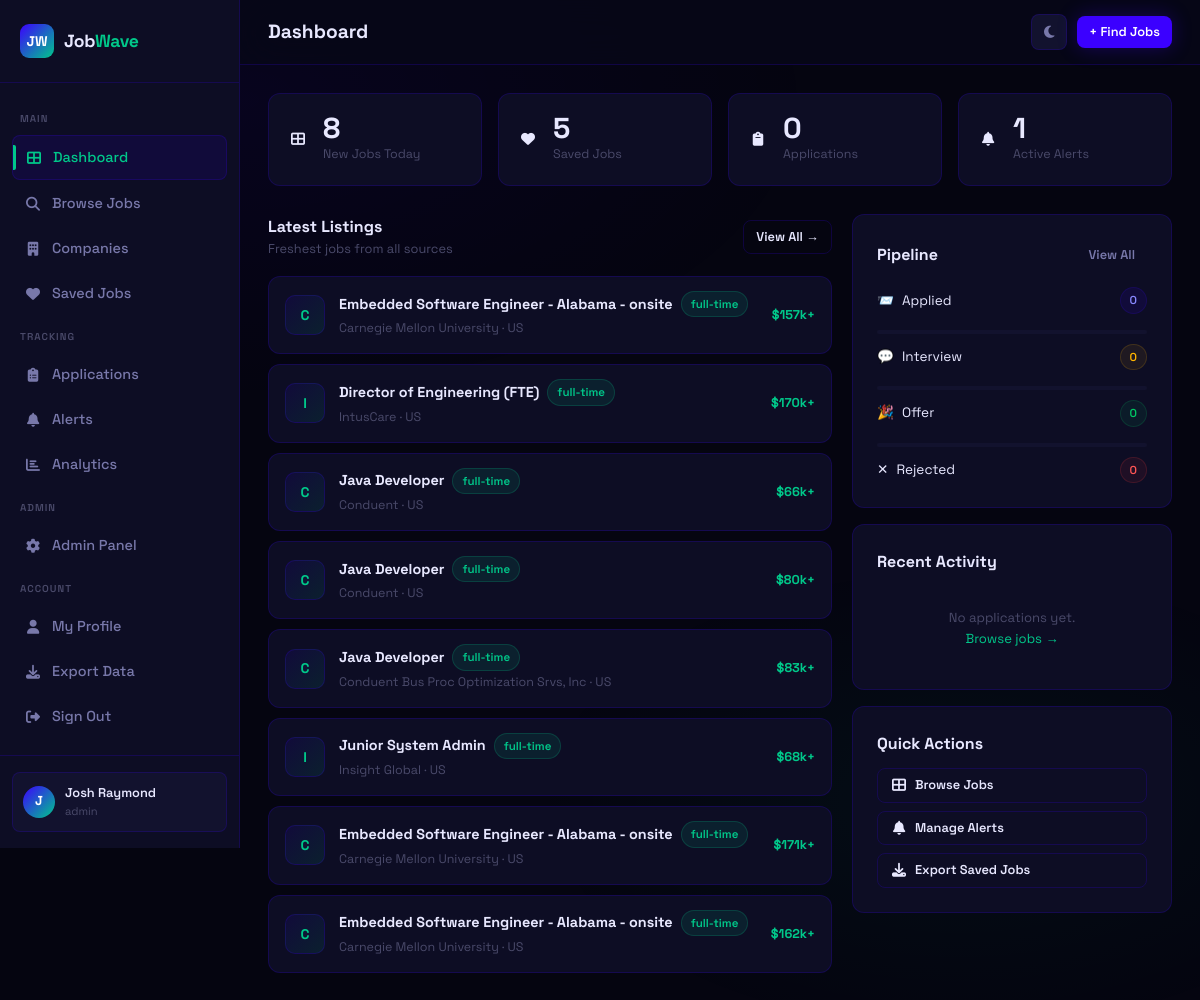
The page /dashboard (signed in) on the database its author committed.
### app.py (models this page shows, shortened)
class User(db.Model):
    id = db.Column(db.Integer, primary_key=True)
    name = db.Column(db.String(120), nullable=False)
    email = db.Column(db.String(120), unique=True, nullable=False)
    password_hash = db.Column(db.String(256), nullable=False)
    role = db.Column(db.String(20), default='user')
    created_at = db.Column(db.DateTime, default=datetime.utcnow)
    is_active = db.Column(db.Boolean, default=True)
    saved_jobs = db.relationship('SavedJob', backref='user', lazy=True, cascade='all, delete-orphan')
    applications = db.relationship('Application', backref='user', lazy=True, cascade='all, delete-orphan')
    alerts = db.relationship('Alert', backref='user', lazy=True, cascade='all, delete-orphan')
    profile = db.relationship('UserProfile', backref='user', uselist=False, cascade='all, delete-orphan')
    @property
    def is_authenticated(self): return True

class Job(db.Model):
    id = db.Column(db.Integer, primary_key=True)
    title = db.Column(db.String(200), nullable=False)
    company = db.Column(db.String(200), nullable=False)
    location = db.Column(db.String(200))
    job_type = db.Column(db.String(50))          # full-time | part-time | remote | contract
    experience = db.Column(db.String(50))         # entry | mid | senior
    salary_min = db.Column(db.Integer)
    salary_max = db.Column(db.Integer)
    description = db.Column(db.Text)
    requirements = db.Column(db.Text)
    source = db.Column(db.String(100))
    source_url = db.Column(db.String(500))
    source_id = db.Column(db.String(200), unique=True)  # duplicate detection
    tags = db.Column(db.String(500))
    is_active = db.Column(db.Boolean, default=True)
    scraped_at = db.Column(db.DateTime, default=datetime.utcnow)
    posted_at = db.Column(db.DateTime)
    views = db.Column(db.Integer, default=0)

### app.py (the view)
@app.route('/dashboard')
@login_required
def dashboard():
    saved_count = SavedJob.query.filter_by(user_id=current_user.id).count()
    app_count = Application.query.filter_by(user_id=current_user.id).count()
    alert_count = Alert.query.filter_by(user_id=current_user.id, is_active=True).count()
    recent_apps = Application.query.filter_by(user_id=current_user.id)\
        .order_by(Application.applied_at.desc()).limit(5).all()
    status_counts = {}
    for status in ['applied', 'interview', 'offer', 'rejected']:
        status_counts[status] = Application.query.filter_by(user_id=current_user.id, status=status).count()
    recent_jobs = Job.query.filter_by(is_active=True).order_by(Job.scraped_at.desc()).limit(8).all()
    return render_template('dashboard.html', saved_count=saved_count, app_count=app_count,
                           alert_count=alert_count, recent_apps=recent_apps,
                           status_counts=status_counts, recent_jobs=recent_jobs)

### app.py (called while the page is built)
@login_manager.user_loader
def load_user(user_id):
    return User.query.get(int(user_id))

### templates/dashboard.html (shortened to what this page needs)
<link rel="stylesheet" href="https://cdnjs.cloudflare.com/ajax/libs/font-awesome/6.5.0/css/all.min.css">
{% extends 'base.html' %}
{% block page_title %}Dashboard{% endblock %}
{% block content %}
<div class="stagger">
  <div class="stats-grid">
    <div class="stat-card">
      <span class="nav-icon"><i class="fa-solid fa-table-cells-large"></i></span>
      <div>
        <div class="stat-value">{{ recent_jobs|length }}</div>
        <div class="stat-label">New Jobs Today</div>
      </div>
    </div>
    <div class="stat-card">
      <span class="nav-icon"><i class="fa-solid fa-heart"></i></span>
      <div>
        <div class="stat-value">{{ saved_count }}</div>
        <div class="stat-label">Saved Jobs</div>
      </div>
    </div>
    <div class="stat-card">
      <span class="nav-icon"><i class="fa-solid fa-clipboard"></i></span>
      <div>
        <div class="stat-value">{{ app_count }}</div>
        <div class="stat-label">Applications</div>
      </div>
    </div>
    <div class="stat-card">
      <span class="nav-icon"><i class="fa-solid fa-bell"></i></span>
      <div>
        <div class="stat-value">{{ alert_count }}</div>
        <div class="stat-label">Active Alerts</div>
      </div>
    </div>
  </div>
  <div class="dashboard-grid">
    <div class="dashboard-main">
      <div class="section-header">
        <div>
          <div class="section-title">Latest Listings</div>
          <div class="section-sub">Freshest jobs from all sources</div>
        </div>
        <a href="{{ url_for('jobs') }}" class="btn btn-outline btn-sm">View All →</a>
      </div>
      <div style="display:flex;flex-direction:column;gap:10px;">
        {% for job in recent_jobs %}
        <div class="card job-row-card">
          <div class="company-logo" style="width:40px;height:40px;font-size:14px;flex-shrink:0;">{{ job.company[0] }}</div>
          <div style="flex:1;min-width:0;">
            <div style="display:flex;align-items:center;gap:8px;flex-wrap:wrap;">
              <a href="{{ url_for('job_detail', job_id=job.id) }}" style="font-weight:700;font-size:0.9rem;color:var(--text);">{{ job.title }}</a>
              <span class="badge badge-mint">{{ job.job_type or 'full-time' }}</span>
            </div>
            <div style="font-size:0.78rem;color:var(--text-muted);margin-top:2px;">{{ job.company }} · {{ job.location }}</div>
          </div>
          {% if job.salary_min %}
          <div class="job-salary-pill">${{ '{:,.0f}'.format(job.salary_min/1000) }}k+</div>
          {% endif %}
        </div>
        {% endfor %}
      </div>
    </div>
    <div class="dashboard-side">
      <div class="card">
        <div class="section-header">
          <div class="section-title">Pipeline</div>
          <a href="{{ url_for('applications') }}" class="btn btn-ghost btn-sm">View All</a>
        </div>
        <div style="display:flex;flex-direction:column;gap:10px;margin-top:4px;">
          {% set statuses = [('applied','badge-indigo','📨'),('interview','badge-amber','💬'),('offer','badge-green','🎉'),('rejected','badge-red','✕')] %}
          {% for status, cls, icon in statuses %}
          {% set count = status_counts.get(status, 0) %}
          <div style="display:flex;align-items:center;justify-content:space-between;">
            <div style="display:flex;align-items:center;gap:8px;font-size:0.85rem;">
              <span>{{ icon }}</span>
              <span style="text-transform:capitalize;">{{ status }}</span>
            </div>
            <span class="badge {{ cls }}">{{ count }}</span>
          </div>
          {% if not loop.last %}
          <div class="progress">
          </div>
          {% endif %}
          {% endfor %}
        </div>
      </div>
      <div class="card">
        <div class="section-header">
          <div class="section-title">Recent Activity</div>
        </div>
        <div style="display:flex;flex-direction:column;gap:10px;">
          {% for app in recent_apps %}
          <div style="display:flex;align-items:center;gap:10px;">
            <div style="width:32px;height:32px;border-radius:8px;background:var(--indigo-dim);display:flex;align-items:center;justify-content:center;font-size:12px;font-weight:800;color:var(--mint);flex-shrink:0;">{{ app.job.company[0] }}</div>
            <div style="flex:1;min-width:0;">
              <div style="font-size:0.82rem;font-weight:600;white-space:nowrap;overflow:hidden;text-overflow:ellipsis;">{{ app.job.title }}</div>
              <div style="font-size:0.72rem;color:var(--text-muted);">{{ app.applied_at.strftime('%b %d') }}</div>
            </div>
            <span class="badge {% if app.status == 'applied' %}badge-indigo{% elif app.status == 'interview' %}badge-amber{% elif app.status == 'offer' %}badge-green{% else %}badge-red{% endif %}">{{ app.status }}</span>
          </div>
          {% else %}
          <div style="text-align:center;padding:16px;color:var(--text-muted);font-size:0.82rem;">
            No applications yet.<br>
            <a href="{{ url_for('jobs') }}">Browse jobs →</a>
          </div>
          {% endfor %}
        </div>
      </div>
      <div class="card">
        <div class="section-title" style="margin-bottom:12px;">Quick Actions</div>
        <div style="display:flex;flex-direction:column;gap:8px;">
          <a href="{{ url_for('jobs') }} " class="btn btn-outline btn-sm" style="justify-content:flex-start;">
            <span class="nav-icon"><i class="fa-solid fa-table-cells-large"></i></span>Browse Jobs</a>
          <a href="{{ url_for('alerts') }}" class="btn btn-outline btn-sm" style="justify-content:flex-start;">
            <span class="nav-icon"><i class="fa-solid fa-bell"></i></span>Manage Alerts
          </a>
          <a href="{{ url_for('export_jobs') }}" class="btn btn-outline btn-sm" style="justify-content:flex-start;">
            <span class="nav-icon"><i class="fa-solid fa-download"></i></span>Export Saved Jobs
          </a>
        </div>
      </div>
    </div>
  </div>
</div>
{% endblock %}

### templates/base.html (shortened to what this page needs)
<!DOCTYPE html>
<html lang="en">
<head>
  <link rel="stylesheet" href="{{ url_for('static', filename='css/style.css') }}">
  <link rel="stylesheet" href="https://cdnjs.cloudflare.com/ajax/libs/font-awesome/6.5.0/css/all.min.css">
</head>
<body>
{% if current_user.is_authenticated %}
<div class="wrapper">
  <aside class="sidebar">
    <div class="sidebar-logo">
      <div class="logo-mark">JW</div>
      <div class="logo-text">Job<span>Wave</span></div>
    </div>
    <nav class="sidebar-nav">
      <span class="nav-section-label">Main</span>
      <a href="{{ url_for('dashboard') }}" class="nav-link {% if request.endpoint == 'dashboard' %}active{% endif %}">
        <span class="nav-icon"><i class="fa-solid fa-table-cells-large"></i></span> Dashboard
      </a>
      <a href="{{ url_for('jobs') }}" class="nav-link {% if request.endpoint in ['jobs','job_detail'] %}active{% endif %}">
        <span class="nav-icon"><i class="fa-solid fa-magnifying-glass"></i></span> Browse Jobs
      </a>
      <a href="{{ url_for('companies') }}" class="nav-link {% if request.endpoint in ['companies','company_page'] %}active{% endif %}">
        <span class="nav-icon"><i class="fa-solid fa-building"></i></span> Companies
      </a>
      <a href="{{ url_for('saved_jobs') }}" class="nav-link {% if request.endpoint == 'saved_jobs' %}active{% endif %}">
        <span class="nav-icon"><i class="fa-solid fa-heart"></i></span> Saved Jobs
      </a>
      <span class="nav-section-label">Tracking</span>
      <a href="{{ url_for('applications') }}" class="nav-link {% if request.endpoint == 'applications' %}active{% endif %}">
        <span class="nav-icon"><i class="fa-solid fa-clipboard-list"></i></span> Applications
      </a>
      <a href="{{ url_for('alerts') }}" class="nav-link {% if request.endpoint == 'alerts' %}active{% endif %}">
        <span class="nav-icon"><i class="fa-solid fa-bell"></i></span> Alerts
      </a>
      <a href="{{ url_for('analytics') }}" class="nav-link {% if request.endpoint == 'analytics' %}active{% endif %}">
        <span class="nav-icon"><i class="fa-solid fa-chart-bar"></i></span> Analytics
      </a>
      {% if current_user.role == 'admin' %}
      <span class="nav-section-label">Admin</span>
      <a href="{{ url_for('admin') }}" class="nav-link {% if request.endpoint == 'admin' %}active{% endif %}">
        <span class="nav-icon"><i class="fa-solid fa-gear"></i></span> Admin Panel
      </a>
      {% endif %}
      <span class="nav-section-label">Account</span>
      <a href="{{ url_for('profile') }}" class="nav-link {% if request.endpoint == 'profile' %}active{% endif %}">
        <span class="nav-icon"><i class="fa-solid fa-user"></i></span> My Profile
      </a>
      <a href="{{ url_for('export_jobs') }}" class="nav-link">
        <span class="nav-icon"><i class="fa-solid fa-download"></i></span> Export Data
      </a>
      <a href="{{ url_for('logout') }}" class="nav-link">
        <span class="nav-icon"><i class="fa-solid fa-right-from-bracket"></i></span> Sign Out
      </a>
    </nav>
    <div class="sidebar-footer">
      <div class="user-card">
        <div class="user-avatar">{{ current_user.name[0].upper() }}</div>
        <div class="user-info">
          <div class="user-name">{{ current_user.name }}</div>
          <div class="user-role">{{ current_user.role }}</div>
        </div>
      </div>
    </div>
  </aside>
  <main class="main">
    <div class="topbar">
      <div style="display:flex;align-items:center;gap:12px;">
        <div class="topbar-title">
          <h1>{% block page_title %}Dashboard{% endblock %}</h1>
        </div>
      </div>
      <div class="topbar-actions">
        <button class="theme-toggle" id="theme-toggle" title="Toggle light/dark mode">
          <i class="fa-solid fa-moon" id="theme-icon"></i>
        </button>
        {% block topbar_actions %}
        <a href="{{ url_for('jobs') }}" class="btn btn-primary btn-sm">+ Find Jobs</a>
        {% endblock %}
      </div>
    </div>
    <div class="page-content">
      {% block content %}{% endblock %}
    </div>
  </main>
</div>
{% else %}
  {% block public_content %}{% endblock %}
{% endif %}
</body>
</html>

### rows shown on the page
User: name "J", name "Josh Raymond", role "admin"
Job: company "C", title "Embedded Software Engineer - Alabama - onsite", job_type "full-time", company "Carnegie Mellon University", location "US", job.salary_min/1000 "157"
Job: company "I", title "Director of Engineering (FTE)", job_type "full-time", company "IntusCare", location "US", job.salary_min/1000 "170"
Job: company "C", title "Java Developer", job_type "full-time", company "Conduent", location "US", job.salary_min/1000 "66"
Job: company "C", title "Java Developer", job_type "full-time", company "Conduent", location "US", job.salary_min/1000 "80"
Job: company "C", title "Java Developer", job_type "full-time", company "Conduent Bus Proc Optimization Srvs, Inc", location "US", job.salary_min/1000 "83"
Job: company "I", title "Junior System Admin", job_type "full-time", company "Insight Global", location "US", job.salary_min/1000 "68"
Job: company "C", title "Embedded Software Engineer - Alabama - onsite", job_type "full-time", company "Carnegie Mellon University", location "US", job.salary_min/1000 "171"
Job: company "C", title "Embedded Software Engineer - Alabama - onsite", job_type "full-time", company "Carnegie Mellon University", location "US", job.salary_min/1000 "162"

### other values the page prints
{{ recent_jobs|length }} "8"
{{ saved_count }} "5"
{{ app_count }} "0"
{{ alert_count }} "1"
{{ icon }} "📨" "💬" "🎉" "✕"
{{ status }} "Applied" "Interview" "Offer" "Rejected"
{{ count }} "0" "0" "0" "0"
